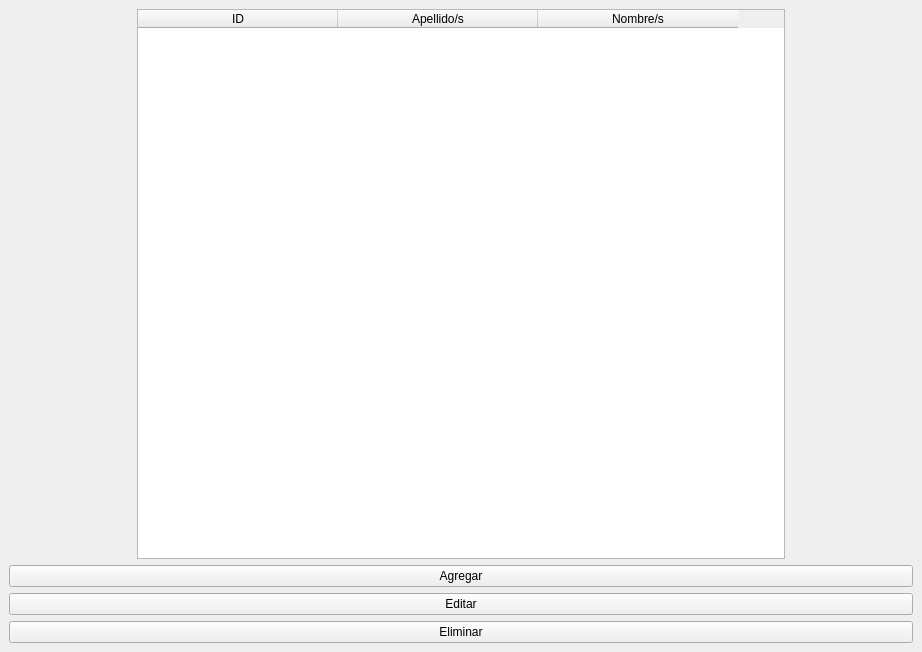
<?xml version="1.0" encoding="UTF-8"?>
<ui version="4.0">
 <class>Gestionalumnos3</class>
 <widget class="QMainWindow" name="Gestionalumnos3">
  <property name="geometry">
   <rect>
    <x>0</x>
    <y>0</y>
    <width>922</width>
    <height>652</height>
   </rect>
  </property>
  <property name="windowTitle">
   <string>MainWindow</string>
  </property>
  <widget class="QWidget" name="centralwidget">
   <layout class="QVBoxLayout" name="verticalLayout">
    <item>
     <layout class="QHBoxLayout" name="horizontalLayout">
      <property name="spacing">
       <number>0</number>
      </property>
      <item>
       <widget class="QTableWidget" name="tableWidgetDatos">
        <property name="maximumSize">
         <size>
          <width>648</width>
          <height>16777215</height>
         </size>
        </property>
        <property name="sizeAdjustPolicy">
         <enum>QAbstractScrollArea::AdjustIgnored</enum>
        </property>
        <attribute name="horizontalHeaderDefaultSectionSize">
         <number>200</number>
        </attribute>
        <column>
         <property name="text">
          <string>ID</string>
         </property>
         <property name="textAlignment">
          <set>AlignCenter</set>
         </property>
        </column>
        <column>
         <property name="text">
          <string>Apellido/s</string>
         </property>
         <property name="textAlignment">
          <set>AlignCenter</set>
         </property>
        </column>
        <column>
         <property name="text">
          <string>Nombre/s</string>
         </property>
         <property name="textAlignment">
          <set>AlignCenter</set>
         </property>
        </column>
       </widget>
      </item>
     </layout>
    </item>
    <item>
     <widget class="QPushButton" name="pushButtonAgregar">
      <property name="text">
       <string>Agregar</string>
      </property>
     </widget>
    </item>
    <item>
     <widget class="QPushButton" name="pushButtonEditar">
      <property name="text">
       <string>Editar</string>
      </property>
     </widget>
    </item>
    <item>
     <widget class="QPushButton" name="pushButtonEliminar">
      <property name="text">
       <string>Eliminar</string>
      </property>
     </widget>
    </item>
   </layout>
  </widget>
 </widget>
 <resources/>
 <connections/>
</ui>
